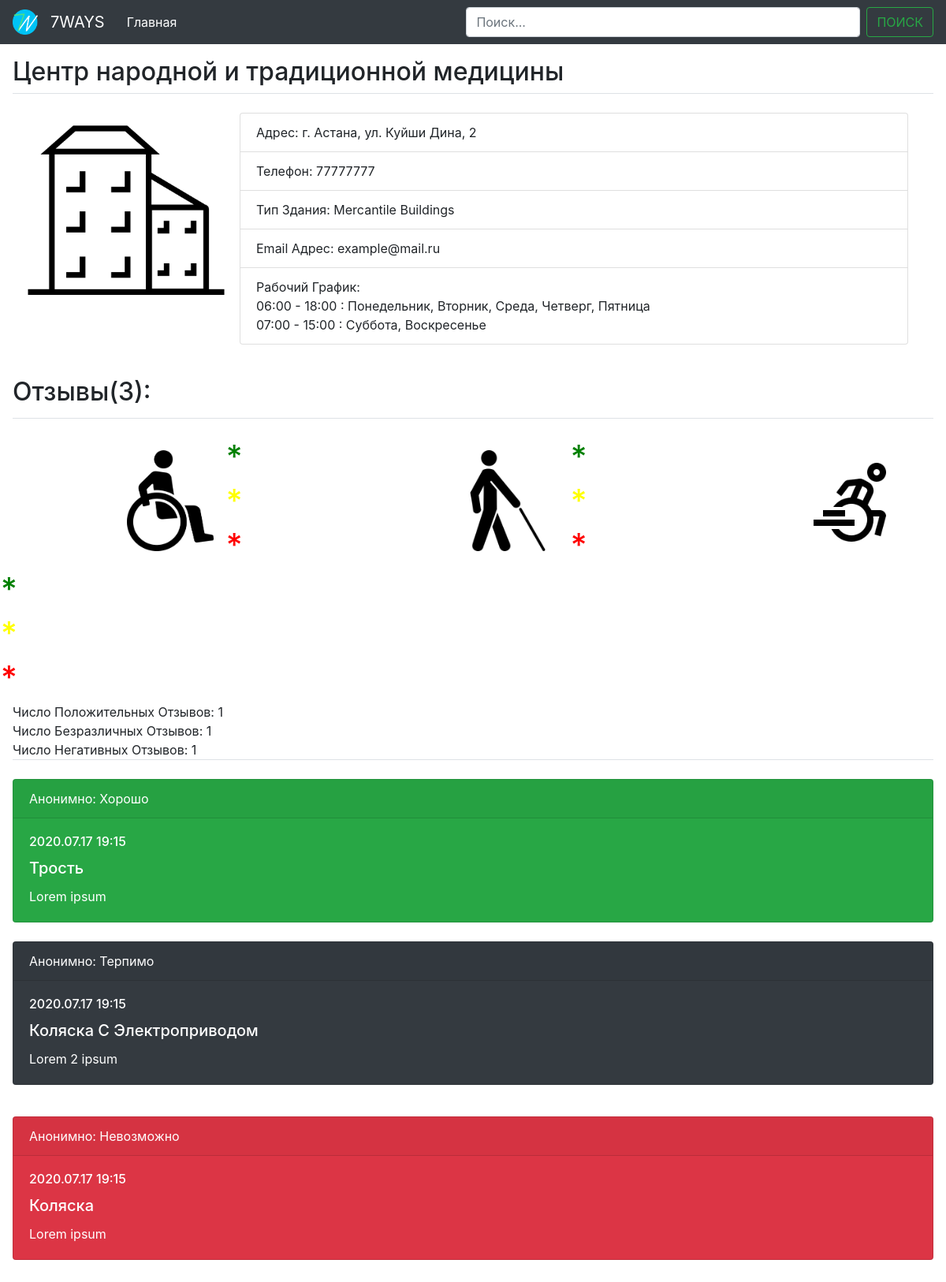
/1/, run on the app's committed database.
### MainApp/models.py (models this page shows)
class Place(models.Model):
    place_name = models.CharField(max_length=1000)
    place_phone = models.CharField(default="", max_length=100, blank=True)
    place_address = models.TextField(default="", max_length=100, blank=True)
    place_building_type = MultiSelectField(choices=building_type, max_choices=1, default=None)
    place_email = models.CharField(default="", max_length=100, null=True, blank=True)

class WorkTime(models.Model):
    start_time = models.TimeField()
    end_time = models.TimeField()
    working_days = MultiSelectField(choices=week_days, max_choices=7, default=None)
    place_id = models.ForeignKey(Place, on_delete=models.CASCADE, null=True)

class Review(models.Model):
    place_id = models.ForeignKey(Place, on_delete=models.CASCADE, null=True)
    reviewers_disability_type = MultiSelectField(choices=disability_type, max_choices=1, default=None)
    reviewers_attitude = MultiSelectField(choices=review_attitude, max_choices=1, default=None)
    reviewers_comment = models.TextField(default="", max_length=700)
    review_date = models.DateTimeField(auto_now_add=True)

### MainApp/views.py (the view)
# urls.py: path('<int:place_id>/', views.place_details, name="place_det"),
def place_details(request, place_id):
    place = get_object_or_404(Place, pk=place_id)
    place.save()
    work_time = WorkTime.objects.filter(place_id=place_id)
    comments = Review.objects.filter(place_id=place_id)
    place_image = PlaceImages.objects.filter(place_id=place_id)
    good_comments = []
    tolerable_comments = []
    impossible_comments = []
    for comm in comments:
        if "Good" in comm.reviewers_attitude:
            good_comments.append(comm)
        elif "Impossible" in comm.reviewers_attitude:
            impossible_comments.append(comm)
        else:
            tolerable_comments.append(comm)
    return render(request, "MainApp/place_page.html", {'place': place,
                                                       'work_time': work_time,
                                                       'comments': comments,
                                                       'place_image': place_image,
                                                       'good_comments': good_comments.__len__(),
                                                       'tolerable_comments': tolerable_comments.__len__(),
                                                       'impossible_comments': impossible_comments.__len__(),
                                                       })

### MainApp/templates/MainApp/place_page.html (shortened to what this page needs)
<!DOCTYPE html>
<html lang="en">
<head>
    <link rel="stylesheet" href="https://maxcdn.bootstrapcdn.com/bootstrap/4.0.0/css/bootstrap.min.css">
    <link rel="stylesheet" href="/static/css/style.css"/>
</head>
<body>
<nav class="navbar navbar-expand-lg navbar-dark bg-dark">
    <img class="main-logo" src="/static/logotype/7WaysLogoPrototype2.png" width="32" height="32">
    <p class="navbar-brand" >7WAYS</p>
    <div class="collapse navbar-collapse" id="navbarSupportedContent">
        <ul class="navbar-nav mr-auto">
            <li class="nav-item active">
                <a class="nav-link" href="{% url 'MainApp:index' %}">Главная <span class="sr-only">(current)</span></a>
            </li>
        </ul>
        <form class="form-inline my-2 my-lg-0">
            <input class="form-control mr-sm-2" type="search" placeholder="Поиск..." aria-label="Search">
            <button class="btn btn-outline-success my-2 my-sm-0" type="submit">ПОИСК</button>
        </form>
    </div>
</nav>
{% block content %}
    <div class="content" >
        <legend class="border-bottom mb-4"> <h2>{{ place.place_name }} </h2></legend>
        <div class="place_img float-left">
            {% if place_image %}
                {% for img in place_image %}
                    <img src="{{ img.place_img.url }}">
                {% endfor %}
            {% else %}
                <img class="place_img" src="/static/sketches/house_v1.png" >
            {% endif %}
        </div>
        <div class="place_info">
            <ul class="list-group">
                <li class="list-group-item">Адрес: {% if place.place_address %} {{ place.place_address }}
                {% else %} {{ "Отсутствует" }}
                {%   endif %}</li>
                <li class="list-group-item">Телефон:  {% if place.place_phone %} {{ place.place_phone }}
                {% else %} {{ "Отсутствует" }}
                {%   endif %}</li>
                <li class="list-group-item">Тип Здания: {% if place.place_building_type %} {{ place.place_building_type }}
                {% else %} {{ "Отсутствует" }}
                {%   endif %}</li>
                <li class="list-group-item">Email Адрес: {% if place.place_email %} {{ place.place_email }}
                {% else %} {{ "Отсутствует" }}
                {%   endif %}</li>
                <li class="list-group-item">Рабочий График: {% if work_time %}
                    {% for time in work_time %}
                        <div class="timelist">
                            {{ time.start_time|time:"H:i" }} - {{ time.end_time|time:"H:i" }} : {{ time.working_days }}</div>
                    {% endfor %}
                {% else %} {{ "Отсутствует" }}
                {% endif %}</li>
            </ul>
        </div>
    </div>
    <div class="content">
        <div class="comment-section">
            <legend class="border-bottom mb-4">
                <div class="navbar-brand" style="margin-top: 1em"> <h2>Отзывы({{ comments.count }}): </h2></div></legend>
            <div class="row">
                <div class="column">
                    <img class="place_det_rating_img" src="/static/inapp%20sketches/wheelchair_man_rating.jpg">
                </div>
                <div class="column" style="margin-left: 0; margin-right: 7em">
                    <h1 style="color: green">*</h1>
                    <h1 style="color: yellow">*</h1>
                    <h1 style="color: red">*</h1>
                </div>
                <div class="column">
                    <img class="place_det_rating_img" src="/static/inapp%20sketches/caneman_rating.jpg">
                </div>
                <div class="column" style="margin-left: 0; margin-right: 7em">
                    <h1 style="color: green">*</h1>
                    <h1 style="color: yellow">*</h1>
                    <h1 style="color: red">*</h1>
                </div>
                <div class="column">
                    <img class="place_det_rating_img" src="/static/inapp%20sketches/electrowheelman_rating.jpg">
                </div>
                <div class="column" style="margin-left: 0; margin-right: 7em">
                    <h1 style="color: green">*</h1>
                    <h1 style="color: yellow">*</h1>
                    <h1 style="color: red">*</h1>
                </div>
            </div>
            <div class="comment-counter">Число Положительных Отзывов: {{ good_comments }}</div>
            <div class="comment-counter">Число Безразличных Отзывов: {{ tolerable_comments }}</div>
            <div class="comment-counter">Число Негативных Отзывов: {{ impossible_comments }}</div>
            <legend class="border-bottom mb-4"></legend>
            {% for comment in comments %}
                {% if  "Good" in  comment.reviewers_attitude %}
                    <div class="card text-white bg-success">
                        <div class="card-header">Анонимно: {{ comment.reviewers_attitude }}</div>
                        <div class="card-body">
                            <h6 class="card-title"> {{ comment.review_date|date:'Y.m.d H:i' }}</h6>
                            <h5 class="card-title">{{ comment.reviewers_disability_type }}</h5>
                            <p class="card-text">{{ comment.reviewers_comment }}</p>
                        </div>
                    </div>
                {% elif  "Impossible" in  comment.reviewers_attitude %}
                    <div class="card text-white bg-danger">
                        <div class="card-header">Анонимно: {{ comment.reviewers_attitude }}</div>
                        <div class="card-body">
                            <h6 class="card-title"> {{ comment.review_date|date:'Y.m.d H:i' }} </h6>
                            <h5 class="card-title">{{ comment.reviewers_disability_type }}</h5>
                            <p class="card-text">{{ comment.reviewers_comment }}</p>
                        </div>
                    </div>
                {% else %}
                    <div class="card text-white bg-dark mb-3">
                        <div class="card-header">Анонимно: {{ comment.reviewers_attitude }}</div>
                        <div class="card-body">
                            <h6 class="card-title"> {{ comment.review_date|date:'Y.m.d H:i' }} </h6>
                            <h5 class="card-title"> {{ comment.reviewers_disability_type }} </h5>
                            <p class="card-text">{{ comment.reviewers_comment }}</p>
                        </div>
                    </div>
                {% endif %}
                <br>
            {% endfor %}
        </div>
    </div>
{% endblock %}
</body>
</html>

### static/css/style.css (style rules this page uses)
input.form-control { width: 500px!important; }
.navbar-brand { margin: 0; margin-right: 1em; -webkit-touch-callout: none; -webkit-user-select: none; -khtml-user-select: none; -moz-user-select: none; -ms-user-select: none; user-select: none; }
.content { margin: 1em; }
.main-logo { margin-right: 1em; }
.place_info { margin-left: 1em; margin-right: 2em; }
img.place_img { width: 16em; margin: 1em; }
.place_det_rating_img { height: 8em; margin: 1em; }
.column { margin-left: 9em; }

### data on the page
Place: place_name "Центр народной и традиционной медицины", place_address "г. Астана, ул. Куйши Дина, 2", place_phone "77777777", place_building_type "Mercantile Buildings", place_email "example@mail.ru"
WorkTime: start_time "06:00", end_time "18:00", working_days "Понедельник, Вторник, Среда, Четверг, Пятница"
WorkTime: start_time "07:00", end_time "15:00", working_days "Суббота, Воскресенье"
Review: reviewers_attitude "Хорошо", review_date "2020.07.17 19:15", reviewers_disability_type "Трость", reviewers_comment "Lorem ipsum"
Review: reviewers_attitude "Терпимо", review_date "2020.07.17 19:15", reviewers_disability_type "Коляска С Электроприводом", reviewers_comment "Lorem 2 ipsum"
Review: reviewers_attitude "Невозможно", review_date "2020.07.17 19:15", reviewers_disability_type "Коляска", reviewers_comment "Lorem ipsum"

### other printed values
{{ comments.count }} "3"
{{ good_comments }} "1"
{{ tolerable_comments }} "1"
{{ impossible_comments }} "1"
